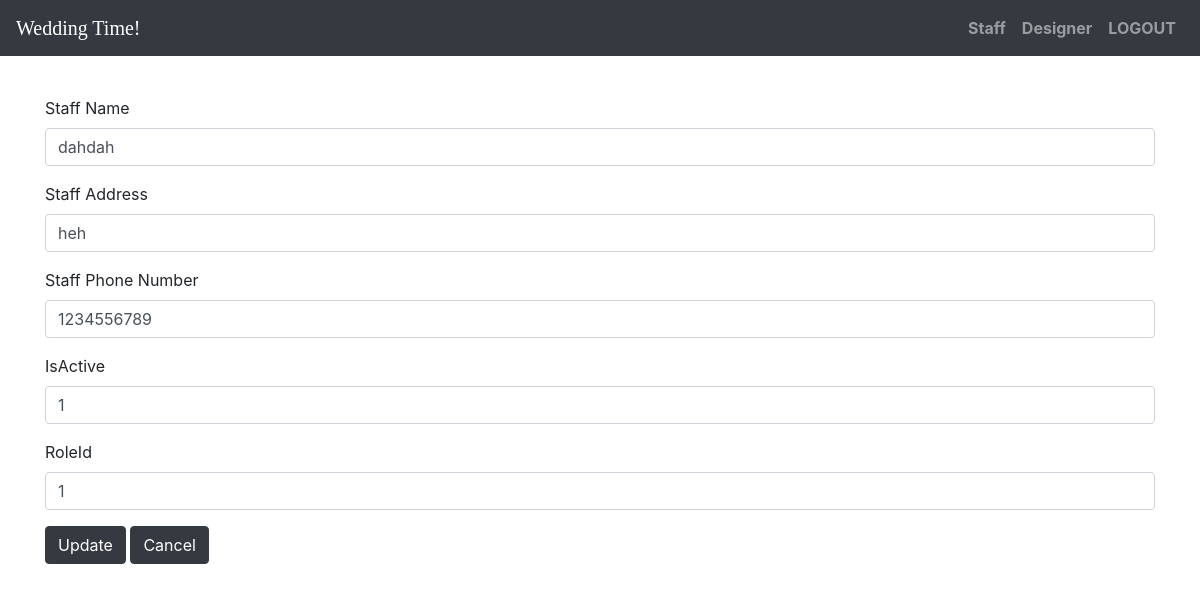
The app's page /staff/update/1010.html with its own data.
### tables this page shows
CREATE TABLE `staff` (
  `staffId` int(128) NOT NULL,
  `staffPass` varchar(256) NOT NULL,
  `staffName` varchar(200) NOT NULL,
  `staffAdd` varchar(200) NOT NULL,
  `staffPhone` int(12) NOT NULL,
  `isActive` int(1) DEFAULT NULL,
  `roleId` int(1) NOT NULL
);

### application/controllers/Staff.php (called while the page is built, shortened)
<?php
class Staff extends CI_Controller
{
    function __construct()
    {
        $this->load->model('Staff_model');
        $this->load->library('form_validation');
    }
    public function update($id)
    {
        $row = $this->Staff_model->get_by_id($id);
        if ($row) {
            $data = array(
                'button' => 'Update',
                'action' => site_url('staff/update_action'),
                'staffId' => set_value('staffId', $row->staffId),
                'staffPass' => set_value('staffPass', $row->staffPass),
                'staffName' => set_value('staffName', $row->staffName),
                'staffAdd' => set_value('staffAdd', $row->staffAdd),
                'staffPhone' => set_value('staffPhone', $row->staffPhone),
                'isActive' => set_value('isActive', $row->isActive),
                'roleId' => set_value('roleId', $row->roleId),
            );
            $this->load->view('staff/staff_form', $data);
        } else {
            $this->session->set_flashdata('message', 'Record Not Found');
            redirect(site_url('staff'));
        }
    }
}

### index.php (called while the page is built, shortened)
<?php
require_once BASEPATH.'core/CodeIgniter.php';

### application/models/Staff_model.php (called while the page is built, shortened)
<?php
class Staff_model extends CI_Model
{
    public $table = 'staff';
    public $id = 'staffId';
    function get_by_id($id)
    {
        $this->db->where($this->id, $id);
        return $this->db->get($this->table)->row();
    }
}

### application/views/staff/staff_form.php (the view, shortened to what this page needs)
<!DOCTYPE html>
<html lang="en">
<head>
    <link rel="stylesheet" href="https://stackpath.bootstrapcdn.com/bootstrap/4.3.1/css/bootstrap.min.css">
    <link rel="stylesheet" href="path/to/font-awesome/css/font-awesome.min.css">
    <link rel="stylesheet" href="https://use.fontawesome.com/releases/v5.8.1/css/all.css">
</head>
<body>
    <nav class="navbar navbar-expand-lg navbar-dark bg-dark fixed-top">
        <a class="navbar-brand" href="<?= base_url('admindash'); ?>"><span style="color:white;font-family: cursive;">Wedding Time!</span></a>
        <div class="collapse navbar-collapse" id="navbarResponsive">
            <ul class="navbar-nav ml-auto">
                <li class="nav-item">
                    <a class="nav-link" href="<?= base_url('staff'); ?>">Staff</a>
                </li>
                <li class="nav-item">
                    <a class="nav-link" href="<?= base_url('designer'); ?>">Designer</a>
                </li>
                <li class="nav-item">
                    <a class="nav-link" href="<?= base_url('login/logout'); ?>">LOGOUT</a>
                </li>
            </ul>
        </div>
    </nav>
    <br><br><br><br>
    <div class="container">
        <form action="<?php echo $action; ?>" method="post">
            <div class="form-group">
                <label for="varchar">Staff Name <?php echo form_error('staffName') ?></label>
                <input type="text" class="form-control" name="staffName" id="staffName" placeholder="Staff Name" value="<?php echo $staffName; ?>" />
            </div>
            <div class="form-group">
                <label for="varchar">Staff Address <?php echo form_error('staffAdd') ?></label>
                <input type="text" class="form-control" name="staffAdd" id="staffAdd" placeholder="Staff Address" value="<?php echo $staffAdd; ?>" />
            </div>
            <div class="form-group">
                <label for="int">Staff Phone Number <?php echo form_error('staffPhone') ?></label>
                <input type="text" class="form-control" name="staffPhone" id="staffPhone" placeholder="Staff Phone Number" value="<?php echo $staffPhone; ?>" />
            </div>
            <div class="form-group">
                <label for="int">IsActive <?php echo form_error('isActive') ?></label>
                <input type="text" class="form-control" name="isActive" id="isActive" placeholder="IsActive" value="<?php echo $isActive; ?>" />
            </div>
            <div class="form-group">
                <label for="int">RoleId <?php echo form_error('roleId') ?></label>
                <input type="text" class="form-control" name="roleId" id="roleId" placeholder="RoleId" value="<?php echo $roleId; ?>" />
            </div>
            <button type="submit" class="btn btn-dark"><?php echo $button ?></button>
            <a href="<?php echo site_url('staff') ?>" class="btn btn-dark">Cancel</a>
        </form>
    </div>
</body>
</html>

### application/views/staff/staff_form.php (style rules this page uses)
body { background-repeat: no-repeat; background-attachment: fixed; background-position: center; }
ul li { list-style: none; }
ul li a { color: black; font-weight: bold; }

### records on screen
staff: staffName "dahdah", staffAdd "heh", staffPhone "1234556789", isActive "1", roleId "1"

### other values on screen
$button "Update"
